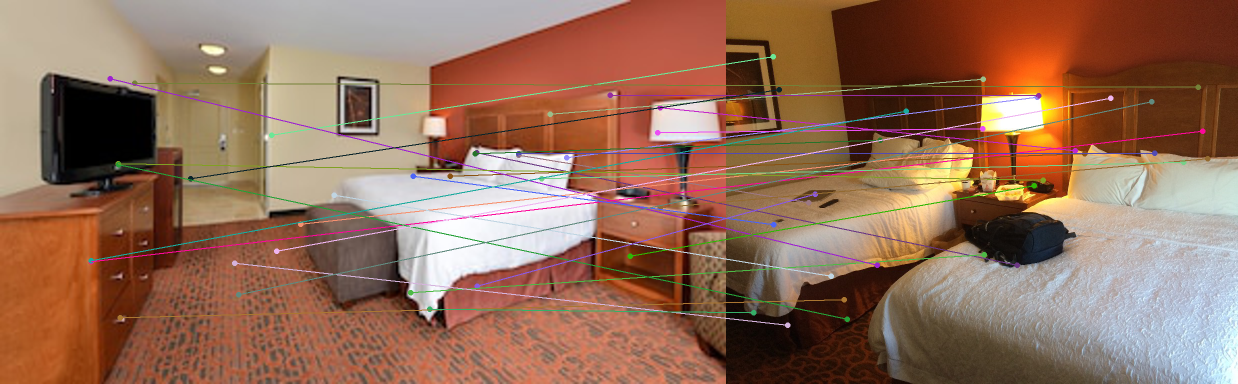
#> input picture images/hello_world.png, 2476 x 768 px (shown at 1/2 size); its folder holds 2 pictures in this run
$ python create_montage.py --images images
#> lines starting #> are read from the running program, lines starting #| are printed output that depends on the picture
### util.py
import glob
import pickle5
import pickle
import os
import csv

from PIL import Image

# [19 lines left out: functions open_pckl_5_file, open_pckl_file, write_pckl_5_file, write_pckl_file, not called in this run]

def load_dir(path, file_type=None):
    if file_type is None:
        return list(glob.glob(path + "/*.*"))
    else:
        return list(glob.glob(path + "/*."+file_type))


def create_dirs(path):
    if not os.path.exists(path):
        os.makedirs(path)


# [6 lines left out: function save_to_csv, not called in this run]


def save_image(path, fn, image):
    image.save(os.path.join(path, fn+ '.png'))

def open_image(path):
    return Image.open(path)

### create_montage.py
from imutils import build_montages
from imutils import paths
import argparse
import random
import cv2
from util import load_dir,create_dirs, save_image

ap = argparse.ArgumentParser()
ap.add_argument("-i", "--images", required=True,
	help="path to input directory of images")
ap.add_argument("-s", "--sample", type=int, default=21,
	help="# of images to sample")
args = vars(ap.parse_args())


imagePaths = list(load_dir(args['images'], file_type='png'))
random.shuffle(imagePaths)

# initialize the list of images
images = []
# loop over the list of image paths
for imagePath in imagePaths:
	# load the image and update the list of images
	image = cv2.imread(imagePath)
#> image is the input picture: shape (768, 2476, 3); mean B, G, R 89.3, 110.1, 148.2
	images.append(image)
# construct the montages for the images
montages = build_montages(images, (128, 196), (7, 3))
#> montages = 1 item

# loop over the montages and display each of them
for montage in montages:
	cv2.imshow("Montage", montage)
	cv2.waitKey(0)
#> this loop made 1 pass
#> pass 1, `cv2.imshow("Montage", montage)`:
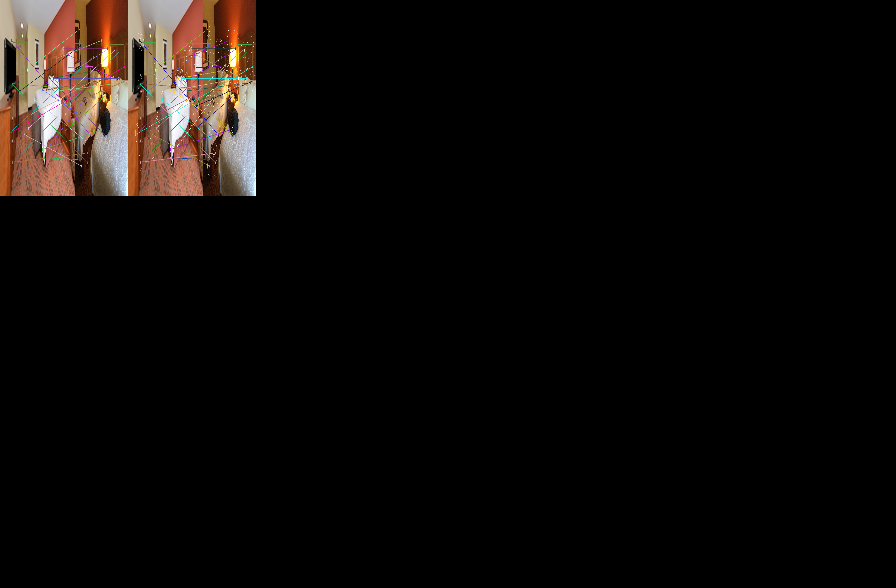
#> window 'Montage': shape (588, 896, 3); mean B, G, R 8.6, 10.6, 14.1

save_path = 'datasets/0.1k/naive_search_results_more_bins/38889/'
create_dirs(save_path)
#> (the run stopped early here; a loop or call above may not have finished)
